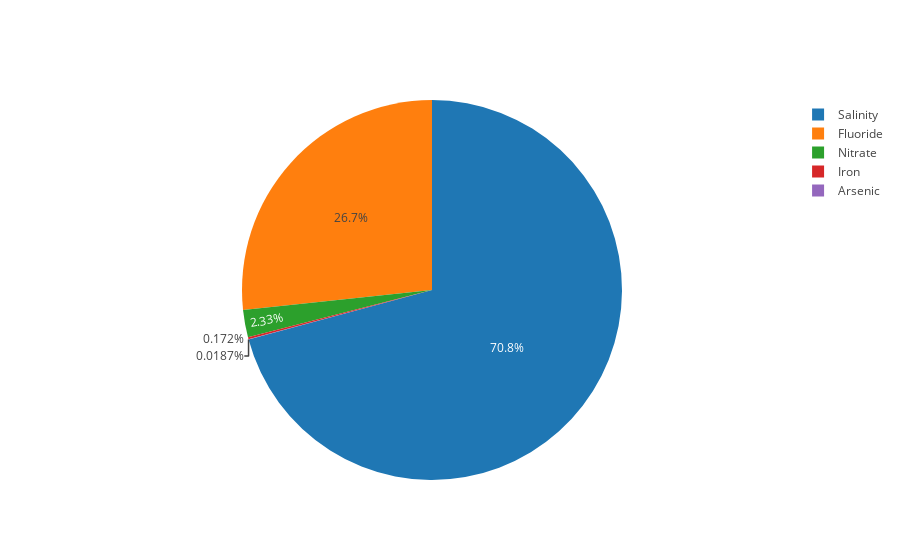
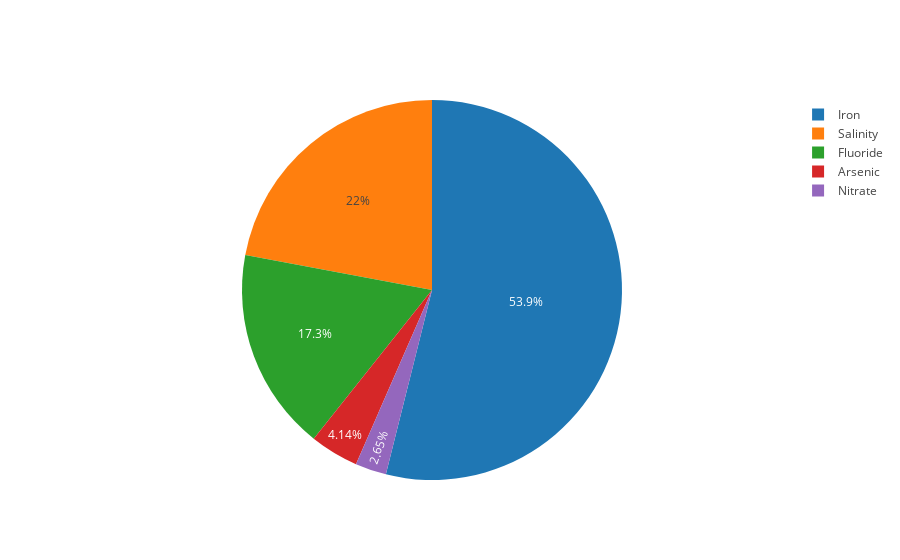

The notebook cell these images were saved under, in order:
### Code cell
iplot([Pie(labels=rajasthan_stats.keys(), values=rajasthan_stats.values)])
iplot([Pie(labels=probabilities.keys(), values=probabilities)])

### Figure 1 — Plotly figure (JSON) as saved in the notebook; plotly's stock layout.template omitted (floating-point values rounded to 4 significant figures)
{"data": [{"labels": ["Salinity", "Fluoride", "Nitrate", "Iron", "Arsenic"], "type": "pie", "values": [0.708, 0.2668, 0.02335, 0.001721, 0.0001871]}], "layout": {}}

### Figure 2 — Plotly figure (JSON) as saved in the notebook; plotly's stock layout.template omitted (floating-point values rounded to 4 significant figures)
{"data": [{"labels": ["Iron", "Salinity", "Fluoride", "Arsenic", "Nitrate"], "type": "pie", "values": [0.539, 0.2204, 0.1727, 0.04142, 0.02648]}], "layout": {}}
